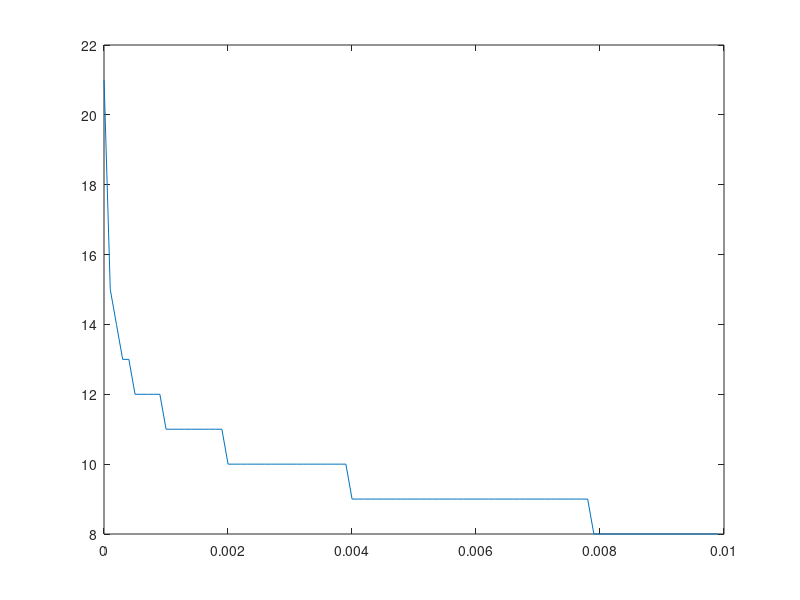

Reproduce this figure in MATLAB. (Note: this script raises an error after producing the figure.)
f = {
    @(x) (x-2)^2+x*log(x+3),  
    @(x) exp(-2*x) + (x-2)^2,
    @(x) exp(x)*(x^3-1)+(x-1)*sin(x)
 };

df = {@(x) 2*(x-2) + log(x+3) + x/(x+3),
      @(x) 2*(x-2) - 2*exp(-2*x),
      @(x) sin(x) + cos(x)*(x-1) + exp(x)*(x^3+3*x^2-1)
};

lambda_list = 0.000001:0.0001:0.01;
lambda_list_static = [0.000001, 0.0001, 0.01];

function [k, a, b, fcounter] = dixotomos_paragwgos(l, dfun)
    a(1) = -1;
    b(1) = 3;
    n = 1;
    k = 1;
    fcounter = 0;

    while 0.5^n >= l / (b(1) - a(1))  
        n = n + 1;
    end

    while k < n
    x(k) = (a(k)+b(k))/2;
    df = dfun(x(k));
    fcounter = fcounter + 1;

    if df == 0
        fprintf('df == 0\n');
        fprintf('xk = %d', x(k));
        return;
    else
        if df > 0
            a(k+1) = a(k);
            b(k+1) = x(k);
        else
            a(k+1) = x(k);
            b(k+1) = b(k);
        end
    end
    k = k+1;
     fprintf('xk = %d\n', x(k-1));
    end
end

for graph_index = 1:3
    for lambda_index = 1:length(lambda_list)
        [k, a, b, fcounter] = dixotomos_paragwgos(lambda_list(lambda_index), df{graph_index});
        fcounter_list(graph_index, lambda_index) = fcounter;
        ks_list(graph_index, lambda_index) = k;
    end
    figure;
    plot(lambda_list, fcounter_list(graph_index, :));
    title(extractAfter(func2str(f{graph_index}), '@(x)'));
    xlabel('lambda values');
    ylabel("Calculations of f'(x)");
 end


for graph_index = 1:3
    figure;
    hold on
    for lambda_index = 1:length(lambda_list_static)
        [k, a, b, fcounter] = dixotomos_paragwgos(lambda_list_static(lambda_index), df{graph_index});
        plot(1:1:k, a);
        plot(1:1:k, b);        
    end
    title(extractAfter(func2str(f{graph_index}), '@(x)'));
    xlabel('Iterations');
    ylabel('a, b');
    legend('a, l=0.000001','b, l=0.000001','a, l=0.0001','b, l=0.0001','a, l=0.01','b, l=0.01');
end
